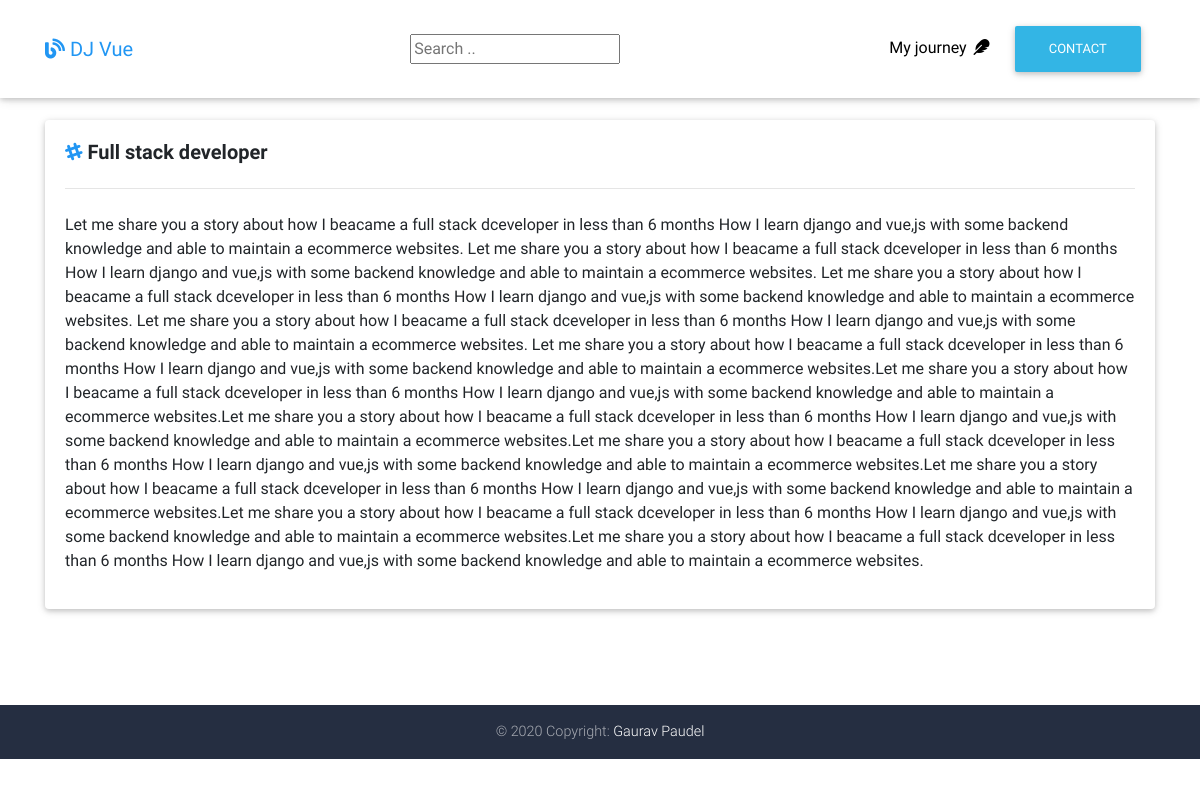
Screenshot of /post/full-stack-developer/ with the database file from the repository.
### myblog/models.py (models this page shows, shortened)
class Post(models.Model):
    title = models.CharField(max_length = 200)
    slug = models.SlugField()
    body  = models.TextField()
    date_added = models.DateTimeField(auto_now_add  = True)
    class Meta:
        ordering = ['-date_added']

### myblog/views.py (the view)
# urls.py: path('post/<slug:slug>/',postDetail, name='post_detail'),
def postDetail(request, slug):
    post = get_object_or_404(Post, slug = slug)
    context = { 'post': post}
    return render(request,'myblog/post.html', context)

### myblog/templates/myblog/post.html (shortened to what this page needs)
{% extends 'myblog/base.html' %}
{% load static %}
{% load disqus_tags %}
{% block content %}
    <main class="mt-5 pt-5">
      <div class="container">
        <section class="mt-4">
          <div class="row">
            <div class="col mb-5">
              <div class="card mb-4">
                <div class="card-body">
                  <p class="h5">
                      <i class="fab fa-slack-hash blue-text"></i>  <strong> {{ post.title }} </strong>
                 </p>
                 <hr class="my-4">
                  <p>
                    {{ post.body|safe }}
                  </p>
                </div>
              </div>
            </div>
          </div>
        </section>
      </div>
    </main>
  {% endblock %}

### rows the page displays
Post: title "Full stack developer", body "Let me share you a story about how I beacame a full stack dceveloper in less than 6 months How I learn django and vue,js with some backend knowledge and able to maintain a ecommerce websites. Let me share you a story about how I beacame a full stack dceveloper in less than 6 months How I learn django and vue,js with some backend knowledge and able to maintain a ecommerce websites. Let me share you a story about how I beacame a full stack dceveloper in less than 6 months How I learn django and vue,js with some backend knowledge and able to maintain a ecommerce websites. Let me share you a story about how I beacame a full stack dceveloper in less than 6 months How I learn django and vue,js…"
